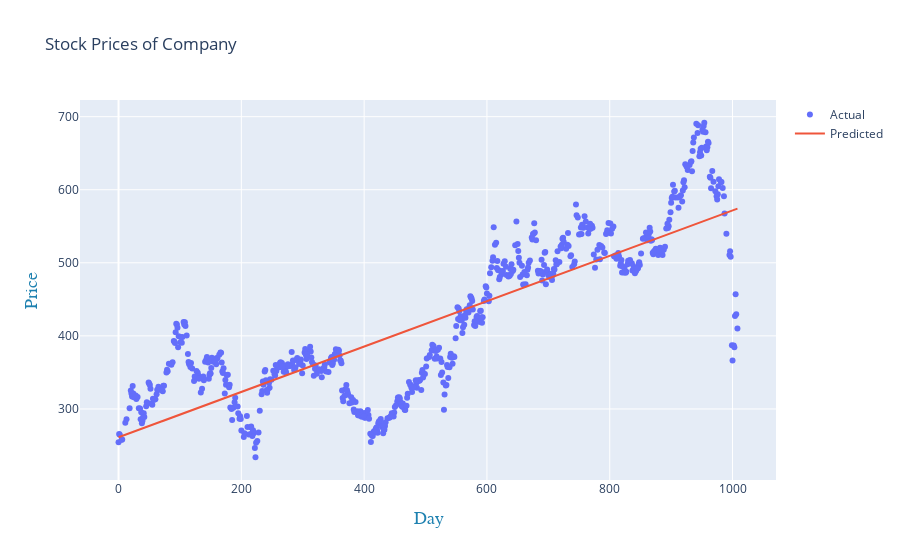

Notebook code for this chart:
### Code cell
iplot(plot2)

### Figure 1 — Plotly figure (JSON) as saved in the notebook; plotly's stock layout.template omitted (floating-point values rounded to 4 significant figures; data arrays with more than 128 entries replaced by an {"elided": "..."} marker saying what was removed)
{"data": [{"mode": "markers", "name": "Actual", "type": "scatter", "x": {"elided": "706 int values"}, "y": {"elided": "706 float values"}}, {"mode": "lines", "name": "Predicted", "type": "scatter", "x": {"elided": "706 int values"}, "y": {"elided": "706 float values"}}], "layout": {"autosize": true, "title": {"text": "Stock Prices of Company"}, "xaxis": {"autorange": true, "range": [-63.41, 1071.0], "title": {"font": {"color": "#1e81b0", "family": "Courier New, monospace", "size": 18}, "text": "Day"}, "type": "linear"}, "yaxis": {"autorange": true, "range": [196.1, 729.5], "title": {"font": {"color": "#1e81b0", "family": "Courier New, monospace", "size": 18}, "text": "Price"}, "type": "linear"}}}
